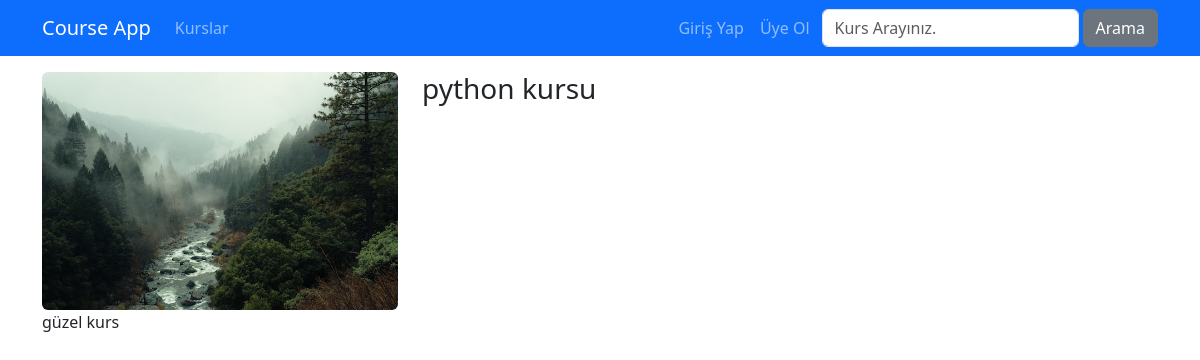
The page /python-kursu on the database its author committed.
### courses/models.py (models this page shows, shortened)
class Course(models.Model):
    title = models.CharField(max_length=50)
    subtitle = models.CharField(max_length=100, default="")
    description = RichTextField()
    image = models.ImageField(upload_to="images", default="")
    date = models.DateField(auto_now=True)
    isActive = models.BooleanField(default=False)
    isHome = models.BooleanField(default=False)
    slug = models.SlugField(default="", blank=True, null=False, unique=True, db_index=True)
    categories = models.ManyToManyField(Category)

### courses/views.py (the view)
# urls.py: path('<slug:slug>', details, name="course_details"),
def details(request, slug):
    course = get_object_or_404(Course, slug= slug)
    context = dict(
        course = course
    )
    return render(request, "courses/details.html", context)

### courses/templates/courses/details.html (shortened to what this page needs)
{% extends 'layout.html' %}
{% load static %}
{% block css_files %}
    <link rel="stylesheet" href="{% static 'courses/css/style.css' %}">
{% endblock %}
{% block content %}
    <div class="container mt-3">
        <div class="row">
            <div class="col-4">
                <img class="img-fluid rounded" src="{{ course.image.url }}" alt="{{ course.title }}">
            </div>
            <div class="col-8">
               <h1 class="h3">{{ course.title }}</h1>
            </div>
        </div>
        <div class="row">
            <div class="col-12">
                <p>
                    {{ course.description|safe }}
                </p>
            </div>
        </div>
    </div>
{% endblock content %}

### rows shown on the page
Course: image (picture), title "python kursu", description "güzel kurs"
